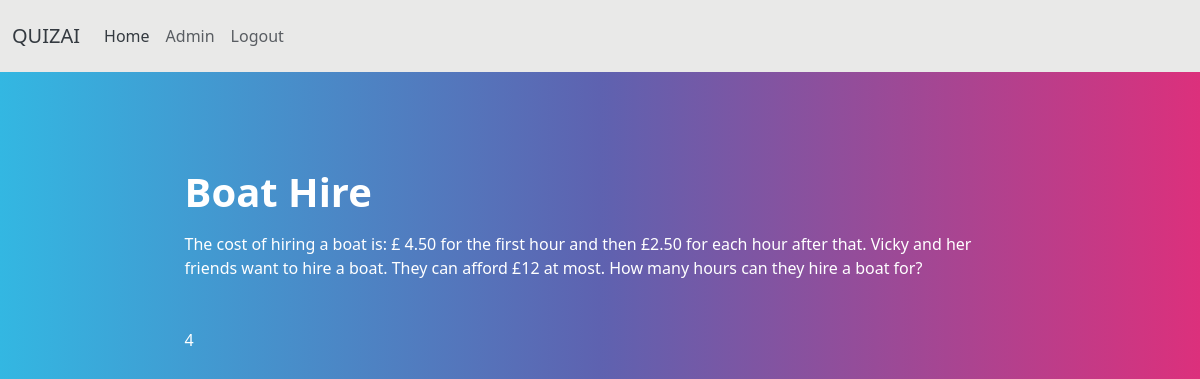
The page /blog/Boat-Hire- (signed in) on the database its author committed.
### models.py (models this page shows, shortened)
class Post(db.Model):
    id = db.Column(db.Integer, primary_key=True)
    title = db.Column(db.String(140))
    slug = db.Column(db.String(140), unique=True)
    body = db.Column(db.Text)
    answer = db.Column(db.String(100))
    created = db.Column(db.DateTime, default=datetime.now())
    tags = db.relationship('Tag', secondary=posts_tags, backref=db.backref('posts'), lazy='dynamic')

### posts/blueprint.py (the view)
@posts.route('/<slug>')
def post_detail(slug):
    post = Post.query.filter(Post.slug==slug).first()
    return render_template('posts/post_detail.html', post=post)

### posts/templates/posts/post_detail.html (shortened to what this page needs)
{% extends 'base.html' %}
{% block content %}
    <div class="">
        <h1>{{ post.title }}</h1>
        {{ post.body }}
        <br><br><br>
        {{ post.answer }}
    </div>
{% endblock %}

### rows shown on the page
Post: title "Boat Hire", body "The cost of hiring a boat is: £ 4.50 for the first hour and then £2.50 for each hour after that. Vicky and her friends want to hire a boat. They can afford £12 at most. How many hours can they hire a boat for?", answer "4"
